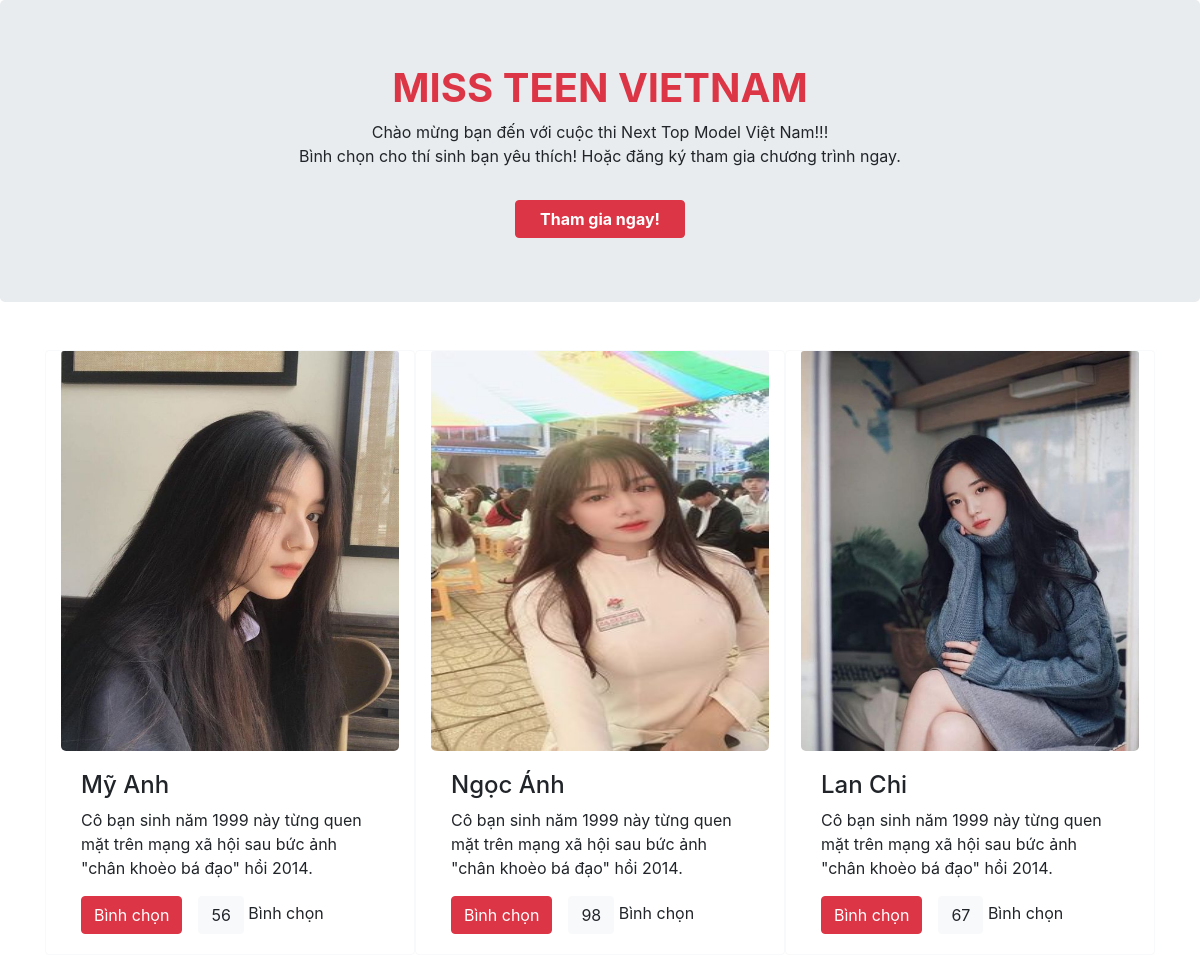
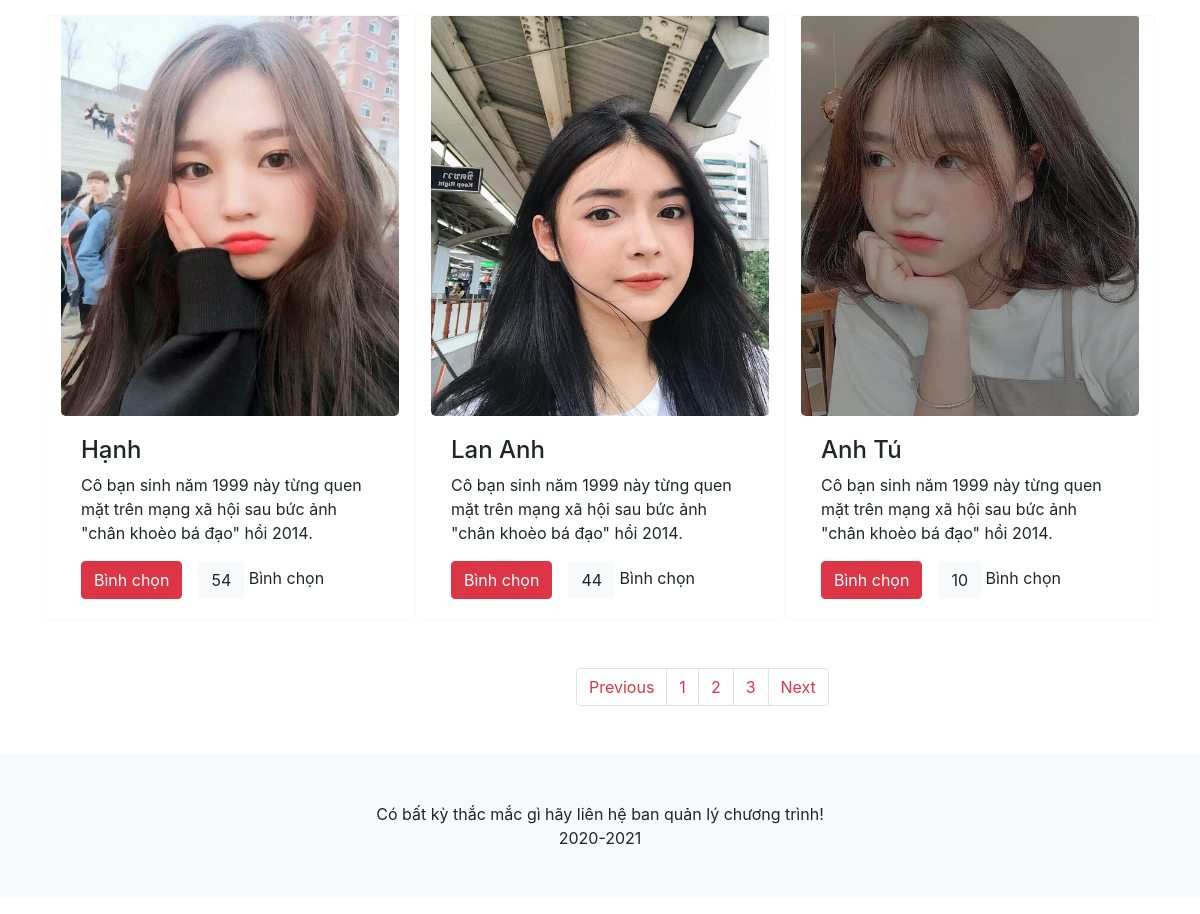
The app's page /index.php?page=2 with its own data (2 pictures, top to bottom).
### tables this page shows
CREATE TABLE `users` (
  `username` varchar(30) NOT NULL,
  `password` varchar(30) NOT NULL,
  `name` varchar(30) NOT NULL,
  `phonenum` varchar(20) NOT NULL,
  `image` text NOT NULL,
  `votes` int(11) DEFAULT 0
);

### index.php (the view, shortened to what this page needs)
<!DOCTYPE html>
<html>
<head>
    <link rel="stylesheet" href="./css/style.css">
    <link rel="stylesheet" href="https://maxcdn.bootstrapcdn.com/bootstrap/4.5.2/css/bootstrap.min.css">
</head>
<body>
    <div class="jumbotron text-center">
        <h1 class="text-danger"><b>MISS TEEN VIETNAM</b></h1>
        <p>Chào mừng bạn đến với cuộc thi Next Top Model Việt Nam!!!<br> Bình chọn cho thí sinh bạn yêu thích! Hoặc đăng ký tham gia chương trình ngay.</p>
        <a href="./dangky.php"><button class="btn btn-danger mt-3 px-4"><b>Tham gia ngay!</b></button></a>
    </div>
    <?php
        require_once("connection.php");
        $result = mysqli_query($conn, 'select count(username) as total from users');
        $row = mysqli_fetch_assoc($result);
        $total_records = $row['total'];
        $current_page = isset($_GET['page']) ? $_GET['page'] : 1;
        $limit = 6;
        $total_page = ceil($total_records / $limit);
        $start = ($current_page - 1) * $limit;
        $result = mysqli_query($conn, "SELECT * FROM users LIMIT $start, $limit");
    ?>
    <div class="container row m-auto">
        <?php
            while ($row = mysqli_fetch_array($result)) {
                echo '<div class="card border-light col-md-4 bg-white mt-3">';
                echo "<img class=\"card-img-top myImg\" src=\"" . $row['image'] . "\" style=\"width: 100%; height: 400px\">";
                echo '<div class="card-body">';
                echo '<h4>' . $row['name'] . '</h4>';
                echo '<p class="card-text">Cô bạn sinh năm 1999 này từng quen mặt trên mạng xã hội sau bức ảnh "chân khoèo bá đạo" hồi 2014.</p>';
                echo '<button class="btn btn-danger vote" data-toggle="modal" data-target="#voteModal">Bình chọn</button>';
                echo '<button class="btn btn-light ml-3">' . $row['votes'] . '</button> <span>Bình chọn</span> ';
                echo '</div></div>';
            }
        ?>
    </div>
    <div class="pagination my-5" style="margin-left: 48%;">
           <?php
            if ($current_page > 1 && $total_page > 1){
                echo '<li class="page-item"><a class="page-link text-danger" href="index.php?page='.($current_page-1).'">Previous</a></li>';
            }
            for ($i = 1; $i <= $total_page; $i++){
                if ($i == $current_page){
                    echo '<li class="page-item"><a class="page-link text-danger">'  . $i .  '</a></li>';
                }
                else{
                    echo '<li class="page-item"><a class="page-link text-danger" href="index.php?page=' . $i . '">' . $i . '</a></li>';
                }
            }
            if ($current_page < $total_page && $total_page > 1){
                echo '<li class="page-item"><a class="page-link text-danger" href="index.php?page=' . ($current_page+1) . '">Next</a></li>';
            }
           ?>
        </div>
</body>
<footer class="container-fluid bg-light">
    <div>
        <p class="text-center p-5">Có bất kỳ thắc mắc gì hãy liên hệ ban quản lý chương trình!<br>2020-2021</p>
    </div>
</footer>
</html>

### css/style.css (style rules this page uses)
.myImg { border-radius: 5px; cursor: pointer; transition: 0.3s; }

### records on screen
users: image (picture), name "Mỹ Anh", votes "56"
users: image (picture), name "Ngọc Ánh", votes "98"
users: image (picture), name "Lan Chi", votes "67"
users: image (picture), name "Hạnh", votes "54"
users: image (picture), name "Lan Anh", votes "44"
users: image (picture), name "Anh Tú", votes "10"
